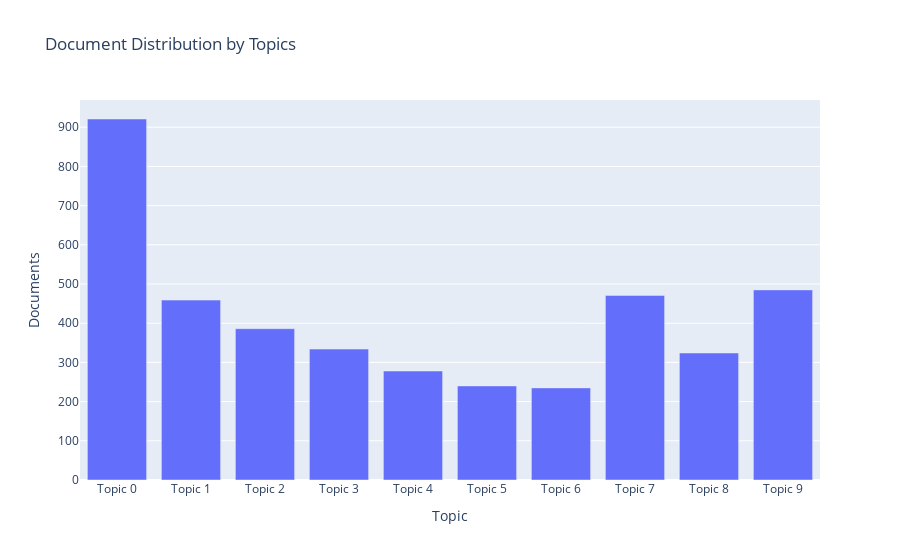

Notebook source saved alongside this figure:
### Code cell
plot_model(lda, plot="topic_distribution")

### Figure 1 — Plotly figure (JSON) as saved in the notebook; plotly's stock layout.template omitted (floating-point values rounded to 4 significant figures)
{"data": [{"alignmentgroup": "True", "customdata": [["classification, attribute, line, unit, indicate, result, receive, audit, company, device"], ["record, last, identifier, time, update, system, date, unique, source, edit"], ["name, transaction, business, full, contact, table, domain, amount, supplier, technical"], ["datum, type, asset, concept, source, description, attribute, contain, category, appear"], ["define, would, uniqueness, customer, visit, delivery, invoice, payment, patient, condition"], ["database, troop, code, location, include, variable, give, reference, tcc, unit"], ["type, object, child, value, territory, visualization, observation, death, stateprovince, hold"], ["would, number, use, item, reference, stock, process, status, column, domain"], ["date, time, country, start, end, available, valid, day, rate, supply"], ["key, foreign, application, person, order, primary, purchase, standard, customer, refer"]], "hovertemplate": "Topic=%{x}<br>Documents=%{y}<br>Keyword=%{customdata[0]}<extra></extra>", "legendgroup": "", "marker": {"color": "#636efa", "pattern": {"shape": ""}}, "name": "", "offsetgroup": "", "orientation": "v", "showlegend": false, "textposition": "auto", "type": "bar", "x": ["Topic 0", "Topic 1", "Topic 2", "Topic 3", "Topic 4", "Topic 5", "Topic 6", "Topic 7", "Topic 8", "Topic 9"], "xaxis": "x", "y": [921, 459, 386, 334, 278, 240, 235, 471, 324, 485], "yaxis": "y"}], "layout": {"barmode": "relative", "legend": {"tracegroupgap": 0}, "title": {"text": "Document Distribution by Topics"}, "xaxis": {"anchor": "y", "domain": [0, 1], "title": {"text": "Topic"}}, "yaxis": {"anchor": "x", "domain": [0, 1], "title": {"text": "Documents"}}}}
